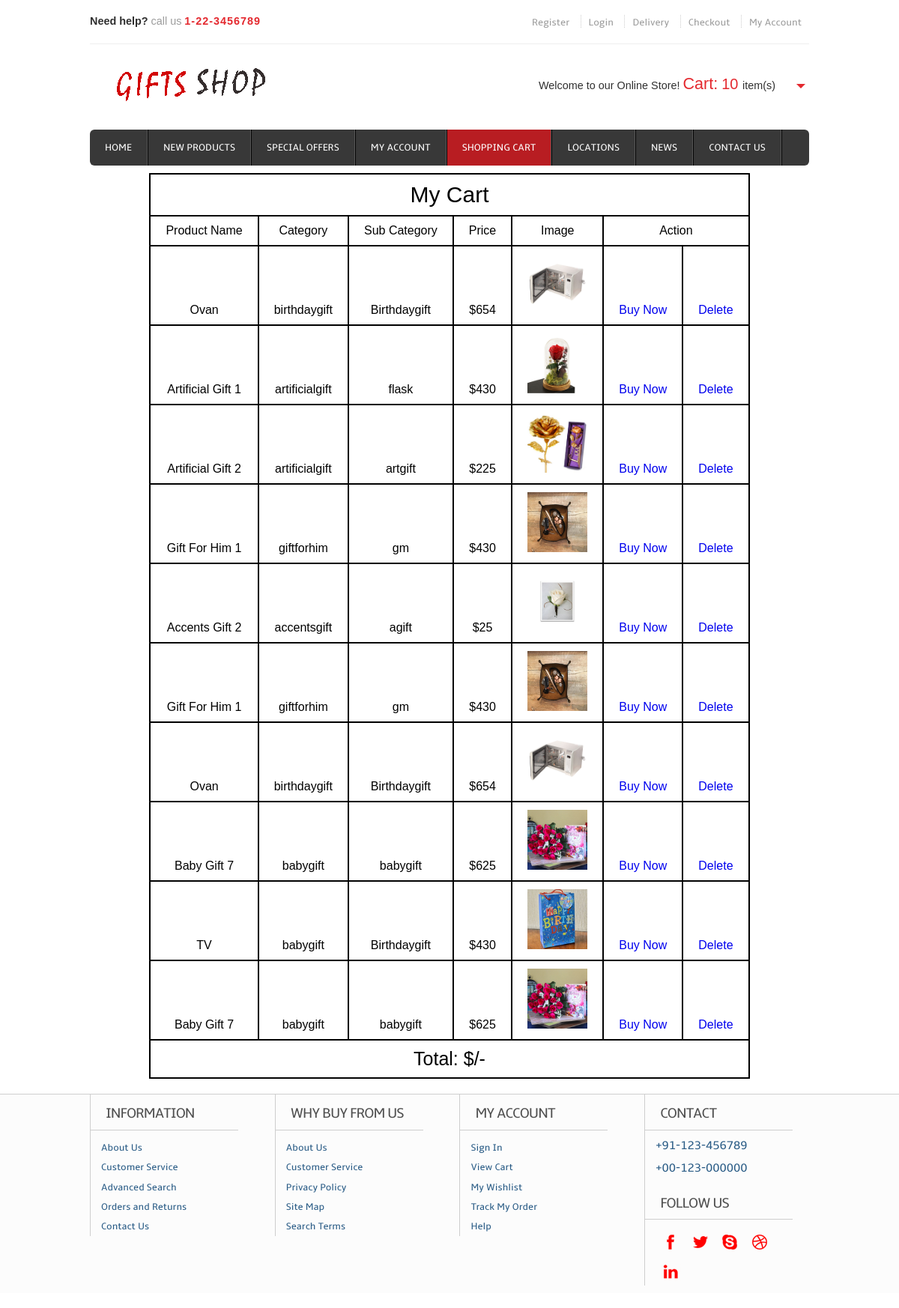
Screenshot of /shoppingcart/ with the database file from the repository.
### mycart/models.py (models this page shows)
class Cart(models.Model):
	product_name = models.CharField(max_length=100,null=True)
	desc = models.CharField(max_length=1000,null=True)
	category = models.CharField(max_length=100,null=True)
	subcategory = models.CharField(max_length=100,null=True)
	price = models.IntegerField(null=True)
	usern = models.CharField(max_length=100,null=True)
	Image = models.ImageField(upload_to="shop/images",null=True)
	pub_date = models.DateField()

### mycart/views.py (the view)
# urls.py: path('shoppingcart/', views.shoppingcart,name='shoppingcart'),
def shoppingcart(request):
	car=Cart.objects.all()
	cart=car.count()
	cartt=Cart.objects.all()
	return render(request,'cartitems.html',{'cart':cartt,'li':cart})

### templates/cartitems.html (shortened to what this page needs)
{% extends 'base.html' %}
{% load static %}
{% block content %}
  <div class="menu">
          <ul>
            <li><a href="/">Home</a></li>
            <li><a href="{% url 'newproducts' %}">New Products</a></li>
            <li><a href="{% url 'specialoffer' %}">Special Offers</a></li>
            <li><a href="{% url 'myaccount' %}">My Account</a></li>
            <li class="active"><a href="{% url 'cartitems' %}">Shopping Cart</a></li>
            <li><a href="{% url 'location' %}">Locations</a></li>
            <li><a href="{% url 'news' %}">News</a></li>
            <li><a href="{% url 'contact' %}">Contact Us</a></li>
          </ul>
       </div>
       </div>
  <div class="header_slide">
           <div>
            <table style="border:2px solid black; margin: 0 auto;">
              <tr>
                <th colspan="7"><h1 style="font-size: 30px;">My Cart</h1></th>
              </tr>
              <tr>
                <th>Product Name</th>
                <th>Category</th>
                <th>Sub Category</th>
                <th>Price</th>
                <th>Image</th>
                <th colspan="2">Action</th>
              </tr>
              {% for i in cart %}
              <tr>
                <td>{{i.product_name}}</td>
                <td>{{i.category}}</td>
                <td>{{i.subcategory}}</td>
                <td>${{i.price}}</td>
                <td><img src="/media/{{i.Image}}" style="max-width: 80px; height: 80px;"></td>
                <td><a href="{% url 'buynow' i.id %}">Buy Now</a></td>
                <td><a href="{% url 'deletecartitem' i.id %}">Delete</a></td>
              </tr>
              {% endfor %}
              <tr><th colspan="7"><h2 style="font-size: 25px;">Total: ${{total}}/-</h2></th></tr>
            </table>
           </div>
    </div>
   </div>
</div>
{% endblock %}

### templates/base.html (shortened to what this page needs)
{% load static %}
<!DOCTYPE HTML>
<head>
<link href="{% static 'css/style.css' %}" rel="stylesheet" type="text/css" media="all"/>
<link href="{% static 'css/slider.css' %}" rel="stylesheet" type="text/css" media="all"/>
</head>
<body>
  <div class="wrap">
	<div class="header">
		<div class="headertop_desc">
			<div class="call">
				 <p><span>Need help?</span> call us <span class="number">1-22-3456789</span></span></p>
			</div>
			<div class="account_desc">
				<ul>
					{% if user.is_authenticated %}
								<li><a style="font-size: 16px;font-style: bold; color:#B81D22;">Hey, {{user.username}}</a></li>
								{% if user.is_superuser %}
								<li><a href="{% url 'viewallproduct' %}">Admin Dashboard</a></li>
								{% endif %}
								<li><a href="{% url 'logout' %}">Logout</a></li>
								<li><a href="{% url 'logout' %}">Purchase History</a></li>
								{% else %}
									<li><a href="{% url 'register' %}">Register</a></li>
									<li><a href="{% url 'login' %}">Login</a></li>
								{% endif %}
					<li><a href="{% url 'delivery' %}">Delivery</a></li>
					<li><a href="{% url 'checkout' %}">Checkout</a></li>
					<li><a href="{% url 'myaccount' %}">My Account</a></li>
				</ul>
			</div>
		</div>
		<div class="header_top">
			<div class="logo">
				<a href="index.html"><img src="{% static 'images/logo2.png' %}" alt="" /></a>
			</div>
			  <div class="cart">
			  	   <p>Welcome to our Online Store! <span>Cart:</span><div id="dd" class="wrapper-dropdown-2">
			  	   	<span style="color: #E4292F;font-size: 20px;"> {{li}} </span>item(s)
					</div></p>
			  </div>
  </div>
	<div class="header_bottom">
	   {% block content %}
	   {% endblock %}
	    <div class="footer">
   	  <div class="wrap">
	     <div class="section group">
				<div class="col_1_of_4 span_1_of_4">
						<h4>Information</h4>
						<ul>
						<li><a href="about.html">About Us</a></li>
						<li><a href="contact.html">Customer Service</a></li>
						<li><a href="#">Advanced Search</a></li>
						<li><a href="delivery.html">Orders and Returns</a></li>
						<li><a href="contact.html">Contact Us</a></li>
						</ul>
					</div>
				<div class="col_1_of_4 span_1_of_4">
					<h4>Why buy from us</h4>
						<ul>
						<li><a href="about.html">About Us</a></li>
						<li><a href="contact.html">Customer Service</a></li>
						<li><a href="#">Privacy Policy</a></li>
						<li><a href="contact.html">Site Map</a></li>
						<li><a href="#">Search Terms</a></li>
						</ul>
				</div>
				<div class="col_1_of_4 span_1_of_4">
					<h4>My account</h4>
						<ul>
							<li><a href="contact.html">Sign In</a></li>
							<li><a href="index.html">View Cart</a></li>
							<li><a href="#">My Wishlist</a></li>
							<li><a href="#">Track My Order</a></li>
							<li><a href="contact.html">Help</a></li>
						</ul>
				</div>
				<div class="col_1_of_4 span_1_of_4">
					<h4>Contact</h4>
						<ul>
							<li><span>+91-123-456789</span></li>
							<li><span>+00-123-000000</span></li>
						</ul>
						<div class="social-icons">
							<h4>Follow Us</h4>
					   		  <ul>
							      <li><a href="#" target="_blank"><img src="{% static 'images/facebook.png' %}" alt="" /></a></li>
							      <li><a href="#" target="_blank"><img src="{% static 'images/twitter.png' %}" alt="" /></a></li>
							      <li><a href="#" target="_blank"><img src="{% static 'images/skype.png' %}" alt="" /> </a></li>
							      <li><a href="#" target="_blank"> <img src="{% static 'images/dribbble.png' %}" alt="" /></a></li>
							      <li><a href="#" target="_blank"> <img src="{% static 'images/linkedin.png' %}" alt="" /></a></li>
						     </ul>
   	 					</div>
				</div>
			</div>
        </div>
</body>
</html>

### static/css/style.css (style rules this page uses)
html,body,div,span,applet,object,iframe,h1,h2,h3,h4,h5,h6,p,blockquote,pre,a,abbr,acronym,address,big,cite,code,del,dfn,em,img,ins,kbd,q,s,samp,small,strike,strong,sub,sup,tt,var,b,u,i,dl,dt,dd,ol,nav ul,nav li,fieldset,form,label,legend,table,caption,tbody,tfoot,thead,tr,th,td,article,aside,canvas,details,embed,figure,figcaption,footer,header,hgroup,menu,nav,output,ruby,section,summary,time,mark,audio,video { margin:0;padding:0;border:0;font-size:100%;font:inherit;vertical-align:baseline; }
ol,ul { list-style:none;margin:0;padding:0; }
table { border-collapse:collapse;border-spacing:0; }
a { text-decoration:none; }
img { max-width:100%; }
body { font-family: Arial, Helvetica, sans-serif; background: #FFF; }
.wrap { width:80%; margin: 0 auto; }
.header { background: #FFF; }
.headertop_desc { padding:20px 0; border-bottom:1px solid #EEE; }
.call { float:left; }
.call p { font-size:0.9em; color:#9C9C9C; }
.call p span { color:#303030; font-size:1em; font-weight:bold; }
.call p span.number { color:#E4292F; font-size:1em; letter-spacing:1px; }
.account_desc { float:right; }
.account_desc li { display:inline; border-left:1px dotted #CCC; }
.account_desc li:first-child { border:none; }
.account_desc li a { font-size:0.823em; color:#9C9C9C; padding:0 10px; font-family: 'ambleregular'; }
.header_top { padding: 20px 0; }
.logo { float: left; }
.cart { float:right; position: relative; padding-right:40px; margin-top:20px; }
.cart p { font-size:0.9em; color:#303030; display:inline-block; }
.cart p span { font-size:1.5em; color:#E4292F; }
.wrapper-dropdown-2 { display:inline-block; margin: 0 auto; font-size:0.9em; color:#303030; padding:0px 5px; cursor: pointer; outline: none; }
.wrapper-dropdown-2:after { content: ""; width: 0; height: 0; position: absolute; right:5px; top: 50%; margin-top:0px; border-width: 6px 6px 0 6px; border-style: solid; border-color:#E4292F transparent; }
.header_bottom { background: #383838; border-radius: 6px; -webkit-border-radius: 6px; -moz-border-rfadius: 6px; -o-border-radius: 6px; }
.menu { float: left; }
.menu li { float:left; }
.menu li a { font-family: 'ambleregular'; font-size:0.823em; text-transform:uppercase; color: #fff; display:block; padding:16px 20px; border-right: 2px ridge #585858; -webkit-transition: all .9s; -moz-transition: all .9s; -o-transition: all .9s; -ms-transition: all .9s; transition: all .9s; }
.menu li a:hover,.menu li.active a { background:#B81D22; }
.menu li:first-child a { border-radius:6px 0 0 6px; -webkit-border-radius:6px 0 0 6px; -moz-border-rfadius:6px 0 0 6px; -o-border-radius:6px 0 0 6px; }
.header_slide { margin-top:10px; }
.footer { position: relative; background: #FCFCFC; border-top: 1px solid #CECECE; margin:20px auto; }
.section { clear: both; padding: 0px; margin: 0px; }
.group:before, .group:after { content: ""; display: table; }
.group:after { clear: both; }
.group { zoom: 1; }
.col_1_of_4 { display: block; float: left; margin:0% 0 1% 3.6%; }
.col_1_of_4:first-child { margin-left: 0; }
.span_1_of_4 { width: 20.5%; padding:1.5% 1.5% 0 0; border-left:1px solid #CECECE; }
.span_1_of_4 h4 { color:#4F4F4F; margin-bottom: .5em; font-size: 1.2em; line-height: 1.2; font-family: 'ambleregular'; font-weight: normal; margin-top: 0px; letter-spacing: -1px; text-transform: uppercase; border-bottom: 1px solid #CECECE; padding-bottom: 0.5em; padding-left:20px; }
.span_1_of_4 ul { padding-left:20px; }
.span_1_of_4 li a { font-size: 0.8125em; padding: 0.4em 0; color:#2A5C86; font-family: 'ambleregular'; display: block; }
.span_1_of_4 li span { font-size:1em; font-family: 'ambleregular'; color:#2A5C86; cursor:pointer; margin:10px 0; display:block; }
.social-icons { padding-top: 8%; }
.social-icons li { width: 30px; height: 30px; padding: 0px 0 0 5px; margin: 0; display: inline-block; cursor: pointer; }
.group:before, .group:after { content:""; display:table; }
.group:after { clear:both; }
.group { zoom:1; }
@media only screen and (max-width: 1280px) { .span_1_of_4 ul { padding-left: 14px; } }

### templates/cartitems.html (style rules this page uses)
th { border:2px solid black; padding: 10px 20px; }
table { border-radius: 10px; }
td { border:2px solid black; padding: 10px 20px; text-align: center; }

### rows the page displays
Cart: product_name "Ovan", category "birthdaygift", subcategory "Birthdaygift", price "654", Image (picture)
Cart: product_name "Artificial Gift 1", category "artificialgift", subcategory "flask", price "430", Image (picture)
Cart: product_name "Artificial Gift 2", category "artificialgift", subcategory "artgift", price "225", Image (picture)
Cart: product_name "Gift For Him 1", category "giftforhim", subcategory "gm", price "430", Image (picture)
Cart: product_name "Accents Gift 2", category "accentsgift", subcategory "agift", price "25", Image (picture)
Cart: product_name "Gift For Him 1", category "giftforhim", subcategory "gm", price "430", Image (picture)
Cart: product_name "Ovan", category "birthdaygift", subcategory "Birthdaygift", price "654", Image (picture)
Cart: product_name "Baby Gift 7", category "babygift", subcategory "babygift", price "625", Image (picture)
Cart: product_name "TV", category "babygift", subcategory "Birthdaygift", price "430", Image (picture)
Cart: product_name "Baby Gift 7", category "babygift", subcategory "babygift", price "625", Image (picture)

### other values shown
{{ li }} "10"
